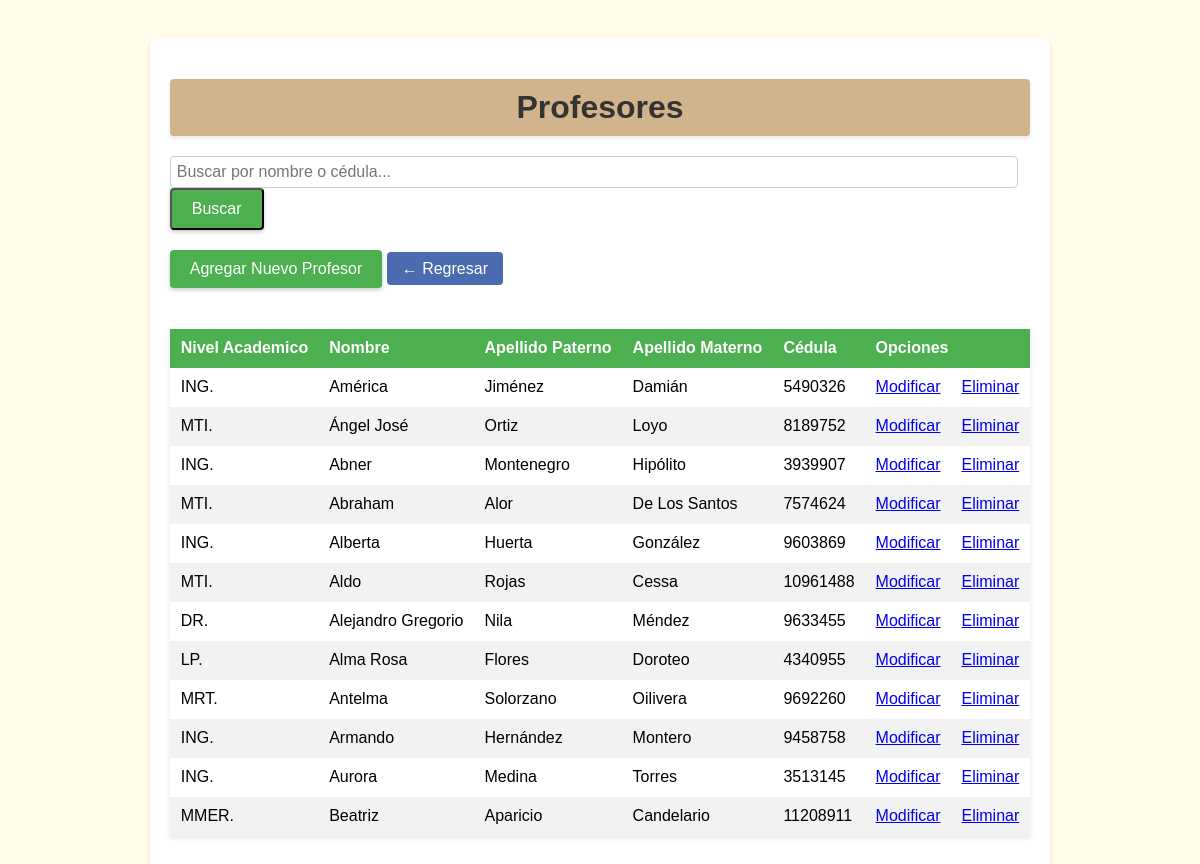
/profesores, run on the app's committed database.
### Titulacion/models.py (models this page shows, shortened)
class Profesor (models.Model):
    sigla = models.CharField(max_length=50, choices=[
        ('MTI.', 'Maestría en Tecnologías de la Información'),
        ('MDIS.', 'Maestría en Diseño'),
        ('ING.', 'Ingeniero'),
        ('LIC.', 'Licenciado'),
        ('DR.', 'Doctor')], default='MTI')
    nombreProfesor = models.CharField(max_length=100)
    apellidoPaterno = models.CharField(max_length=100, default="")
    apellidoMaterno = models.CharField(max_length=100, default="")
    cedulaProfesor = models.IntegerField()

### Titulacion/views.py (the view)
# urls.py: path('profesores', views.lista_profesores, name='lista_profesores'),
def lista_profesores(request):
    query = request.GET.get('query', '')
    if query:
        profesores = Profesor.objects.filter(
            Q(nombreProfesor__icontains=query) |
            Q(cedulaProfesor__icontains=query))
    else:
        profesores = Profesor.objects.all()
    context = {
        'profesores': profesores,
        'query': query
    }
    return render(request, 'titulaciones/profesor_list.html', context)

### Titulacion/templates/titulaciones/profesor_list.html (shortened to what this page needs)
<!DOCTYPE html>
<html lang="es">
<head>
    {% load static %}
    <link rel="stylesheet" type="text/css" href="{% static 'style.css' %}">
</head>
<body>
    <div class="container_list">
        <h1>Profesores</h1>
        <form method="GET" action="{% url 'lista_profesores' %}" class="search-form">
            <input type="text" name="query" value="{{ query }}" placeholder="Buscar por nombre o cédula..." class="input-buscar">
            <button type="submit" class="buscar-btn">Buscar</button>
        </form>
        <a href="{% url 'agregar_profesor' %}" class="crear-btn">Agregar Nuevo Profesor</a>
        <a href="{% url 'home' %}" class="btn-regresar">← Regresar</a>
        <table>
            <thead>
                <tr>
                    <th>Nivel Academico</th>
                    <th>Nombre</th>
                    <th>Apellido Paterno</th>
                    <th>Apellido Materno</th>
                    <th>Cédula</th>
                    <th colspan="2">Opciones</th>
                </tr>
            </thead>
            <tbody>
                {% for profesor in profesores %}
                <tr>
                    <td>{{profesor.sigla}}</td>
                    <td>{{ profesor.nombreProfesor }}</td>
                    <td>{{ profesor.apellidoPaterno }}</td>
                    <td>{{ profesor.apellidoMaterno }}</td>
                    <td>{{ profesor.cedulaProfesor }}</td>
                    <td><a href="{% url 'update_profesor' profesor.pk %}">Modificar</a></td>
                    <td><a href="{% url 'delete_profesor' profesor.pk %}">Eliminar</a></td>
                </tr>
                {% empty %}
                <tr>
                    <td colspan="7">No se encontraron resultados.</td>
                </tr>
                {% endfor %}
            </tbody>
        </table>
    </div>
</body>
</html>

### Titulacion/static/style.css (style rules this page uses)
body { font-family: sans-serif; margin: 0; padding: 0; display: flex; justify-content: center; align-items: center; min-height: 100vh; background-color: #fffde7; }
:root { --text-color: #000000; --h5-font: 1rem; }
h1 { text-align: center; margin-bottom: 20px; color: #333; background-color: #d2b48c; padding: 10px; border-radius: 4px; box-shadow: 0 2px 4px rgba(0, 0, 0, 0.1); }
form input[type="text"], form input[type="email"], form input[type="number"], form textarea, form input[type="file"], form select { width: calc(100% - 12px); padding: 6px; border: 1px solid #ccc; border-radius: 4px; box-sizing: border-box; font-size: 16px; }
.container_list { margin: 1cm; background-color: #ffffff; padding: 20px; border-radius: 8px; box-shadow: 0 2px 4px rgba(0, 0, 0, 0.1); }
table { width: 100%; border-collapse: collapse; margin: 20px 0; box-shadow: 0 2px 5px rgba(0, 0, 0, 0.1); background-color: #fff; }
th, td { border: 1px solid rgba(241, 241, 241, 0); padding: 10px; text-align: left; }
th { background-color: #4CAF50; color: white; }
tr:nth-child(even) { background-color: #f2f2f2; }
.crear-btn, .buscar-btn , .regresar-btn { display: inline-block; padding: 10px 20px; font-size: 16px; color: white; background-color: #4CAF50; text-decoration: none; border-radius: 4px; box-shadow: 0 2px 4px rgba(0, 0, 0, 0.2); margin-bottom: 20px; transition: background-color 0.3s ease; cursor: pointer; text-align: center; }
.input-buscar { flex: 1; margin-right: 10px; padding: 10px; border: 1px solid #ccc; border-radius: 4px; font-size: 16px; }
.btn-regresar { padding: 8px 15px; background-color: #4a6baf; color: white; text-decoration: none; border-radius: 4px; transition: background-color 0.3s; }

### data on the page
Profesor: sigla "ING.", nombreProfesor "América", apellidoPaterno "Jiménez", apellidoMaterno "Damián", cedulaProfesor "5490326"
Profesor: sigla "MTI.", nombreProfesor "Ángel José", apellidoPaterno "Ortiz", apellidoMaterno "Loyo", cedulaProfesor "8189752"
Profesor: sigla "ING.", nombreProfesor "Abner", apellidoPaterno "Montenegro", apellidoMaterno "Hipólito", cedulaProfesor "3939907"
Profesor: sigla "MTI.", nombreProfesor "Abraham", apellidoPaterno "Alor", apellidoMaterno "De Los Santos", cedulaProfesor "7574624"
Profesor: sigla "ING.", nombreProfesor "Alberta", apellidoPaterno "Huerta", apellidoMaterno "González", cedulaProfesor "9603869"
Profesor: sigla "MTI.", nombreProfesor "Aldo", apellidoPaterno "Rojas", apellidoMaterno "Cessa", cedulaProfesor "10961488"
Profesor: sigla "DR.", nombreProfesor "Alejandro Gregorio", apellidoPaterno "Nila", apellidoMaterno "Méndez", cedulaProfesor "9633455"
Profesor: sigla "LP.", nombreProfesor "Alma Rosa", apellidoPaterno "Flores", apellidoMaterno "Doroteo", cedulaProfesor "4340955"
Profesor: sigla "MRT.", nombreProfesor "Antelma", apellidoPaterno "Solorzano", apellidoMaterno "Oilivera", cedulaProfesor "9692260"
Profesor: sigla "ING.", nombreProfesor "Armando", apellidoPaterno "Hernández", apellidoMaterno "Montero", cedulaProfesor "9458758"
Profesor: sigla "ING.", nombreProfesor "Aurora", apellidoPaterno "Medina", apellidoMaterno "Torres", cedulaProfesor "3513145"
Profesor: sigla "MMER.", nombreProfesor "Beatriz", apellidoPaterno "Aparicio", apellidoMaterno "Candelario", cedulaProfesor "11208911"
